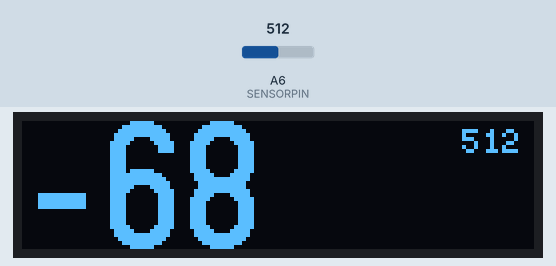
Recording of a program running on a simulated SparkFun Pro Micro, built with avr-gcc and run on an emulated ATmega32U4. Parts: 128×32 one-colour display. The test bench sets the inputs (shaded band); at power-on: A6 (SENSORPIN) = 512.

Above: at 1.2 s.
1.3 s: A6 (SENSORPIN) set to 563
At 2.6 s:
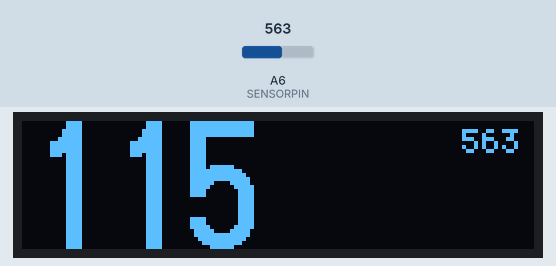
3.0 s: A6 (SENSORPIN) set to 572
At 5.1 s:
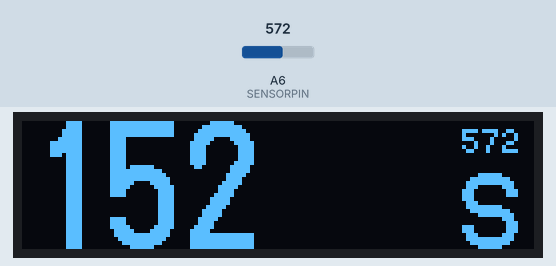
6.0 s: A6 (SENSORPIN) set to 0
At 8.7 s:
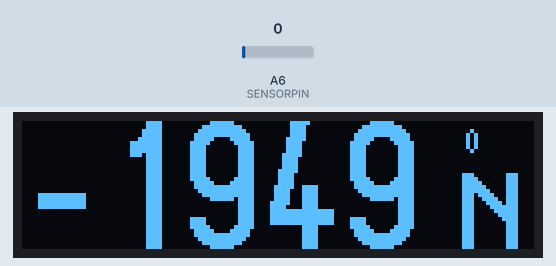
Timing chart, 0 to 10.2 s (numbered marks = the images above; inputs shaded):
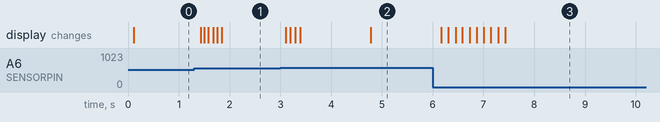

Measured:
- the behaviour switches between 571 and 572 on A6 (SENSORPIN) (found by bisection; images 1 and 2)
- after the input at 1.3 s, the display: first changes after 0.13 s (image 1 shows a later state)
- after the input at 3.0 s, the display: first changes after 0.11 s (image 2 shows a later state)
- after the input at 6.0 s, the display: first changes after 0.16 s (image 3 shows a later state)

The program:

main.cpp
```cpp
#include <Arduino.h>
#include <U8g2lib.h>

#ifdef U8X8_HAVE_HW_SPI
#include <SPI.h>
#endif
#ifdef U8X8_HAVE_HW_I2C
#include <Wire.h>
#endif

U8G2_SSD1306_128X32_UNIVISION_1_HW_I2C u8g2(U8G2_R0, /* reset=*/U8X8_PIN_NONE);

#define SENSORPIN A6

// raw sensor value
float rawValue = 0.0;

// smoothing the value 0 - 1 range
// larger number, faster change but more noise
const float smoothFilter = 0.5;
float smoothedValue = 0;

// mapped value
// arduino 10bit adc has a step of 0.0049
// the sensor gives values between 1v and 4.2v
// which maps to -1200 and 1200
const long minValue = 1/0.0049;
const long maxValue = 4.2/0.0049;
const long minMapped = -1200;
const long maxMapped = 1200;
float mappedValue = 0.0;

// buffer for printing the values out
const int BufSize = 6;
char buf[BufSize];

void setup()
{
  u8g2.begin();
  // initial reading for getting the startup smoothness out
  smoothedValue = analogRead(SENSORPIN);
}

void loop()
{
  // read the value
  rawValue = analogRead(SENSORPIN);
  smoothedValue += (rawValue - smoothedValue) * smoothFilter;
  mappedValue = map(smoothedValue, minValue, maxValue, minMapped, maxMapped);

  u8g2.firstPage();
  do
  {
    u8g2.setFont(u8g2_font_logisoso32_tf);
    snprintf(buf, BufSize, "%d", (int)mappedValue);
    u8g2.drawStr(0, 32, buf);

    // raw value
    u8g2.setFont(u8g2_font_5x8_mn);
    snprintf(buf, BufSize, "%d", (int)rawValue);
    u8g2.drawStr(110, 8, buf);

    // North / South guess
    if (mappedValue > 150)
    {
      u8g2.setFont(u8g2_font_profont29_mf);
      u8g2.drawStr(110, 32, "S");
    }
    if (mappedValue < -150)
    {
      u8g2.setFont(u8g2_font_profont29_mf);
      u8g2.drawStr(110, 32, "N");
    }
  } while (u8g2.nextPage());

}
```
